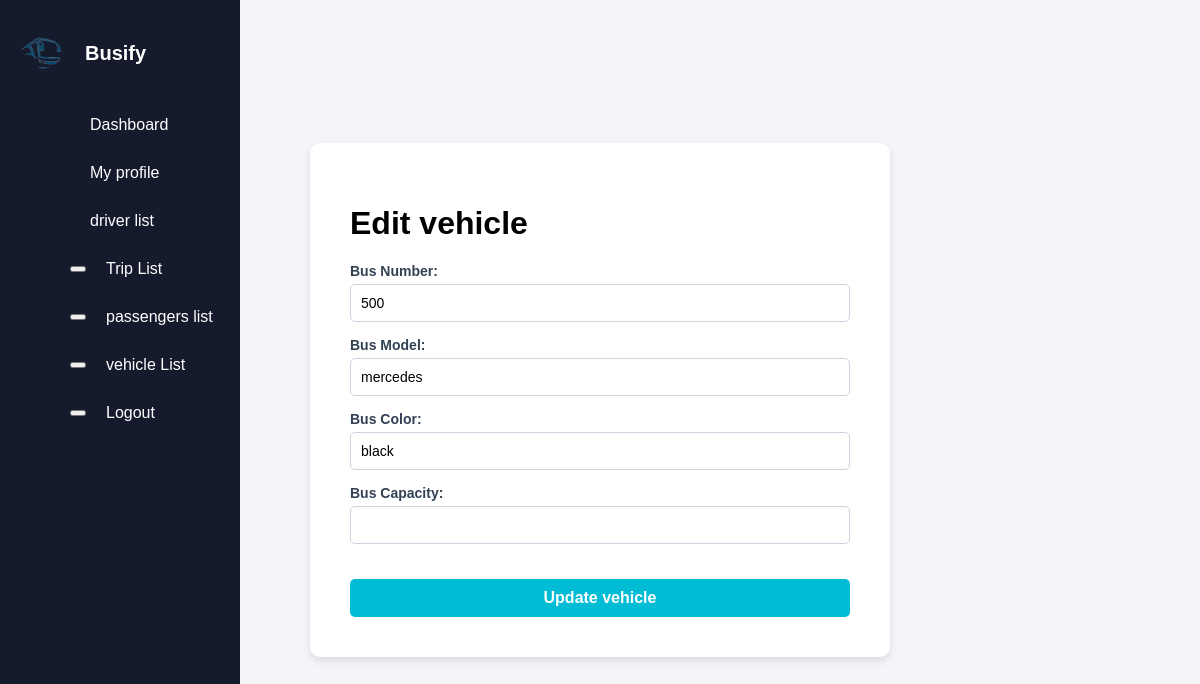
Page /Frontend/admin/vehicles/edit_vehicle.php?id=500 on the committed database.
### tables this page shows
CREATE TABLE `buses` (
  `id` int(25) NOT NULL,
  `bus_number` varchar(25) NOT NULL,
  `bus_model` varchar(50) NOT NULL,
  `bus_color` varchar(50) NOT NULL,
  `bus_capacity` varchar(50) NOT NULL
);

### Frontend/admin/vehicles/edit_vehicle.php (the view, shortened to what this page needs)
<?php
require_once '../../../Backend/ConnectDB.php';
$id = $_GET['id'];
$query = "SELECT * FROM buses WHERE bus_number = $id";
$result = mysqli_query($conn, $query);
$bus = mysqli_fetch_assoc($result);
?>
<!DOCTYPE html>
<html lang="en">
<head>
    <link type="text/css" rel="stylesheet" href="../css/Add_drive.css">
    <link type="text/css" rel="stylesheet" href="../css/sidebar.css">
</head>
<body>
<aside class="sidebar">
    <div class="sidebar-header">
      <img src="../../Supportive Files/logo.png" alt="logo" />
      <h2>Busify</h2>
    </div>
    <ul class="sidebar-links">
      <li>
        <a href="../AdminDashboard.php">
          <span class="material-symbols-outlined"></span>Dashboard</a>
      </li>
      <li>
        <a href="../AdminProfile.php"><span class="material-symbols-outlined"></span>My profile</a>
      </li>
      <li>
        <a href="../driver/Drivers.php"><span class="material-symbols-outlined"></span>driver list</a>
      </li>
      <li>
        <a  href="../trips/Trips.php"><button><span class="material-symbols-outlined"></span></button>Trip List</a>
      </li>
      <li>
        <a  href="../passengers/passengers.php"><button><span class="material-symbols-outlined"></span></button>passengers list</a>
      </li>
      <li>
        <a href="../vehicles/vehicles.php"><button><span class="material-symbols-outlined"></span></button>vehicle List</a>
      </li>
      <li>
        <a href="../passengerSignIn.php"><button><span class="material-symbols-outlined"></span></button>Logout</a>
      </li>
    </ul>
  </aside>
  <div class="driver__signup__page">
  <h1>Edit vehicle</h1>
    <form method="POST" action="edit_vehicle.php?id=<?php echo $id; ?>" class="edit-form">
    <div class="input__fields">
        <label for="bus_number">Bus Number: </label>
        <input class="input" type="text" id="bus_number" name="bus_number" value="<?php echo $bus['bus_number']; ?>" required>
        </div>
        <div class="input__fields">
        <label for="source">Bus Model: </label>
        <input class="input" type="text" id="source" name="bus_model" value="<?php echo $bus['bus_model']; ?>" required>
        </div>
        <div class="input__fields">
        <label for="destination">Bus Color: </label>
        <input class="input" type="text" id="destination" name="bus_color" value="<?php echo $bus['bus_color']; ?>" required>
        </div>
        <div class="input__fields">
        <label for="available_seats">Bus Capacity: </label>
        <input class="input" type="text" id="available_seats" name="available_seats" value="<?php echo $bus['available_seats']; ?>" required>
        </div>
        <button class="submit__button" type="submit">Update vehicle</button>
    </form>
</div>
</body>
</html>

### Frontend/admin/css/Add_Drive.css (style rules this page uses)
body { font-family: Arial, sans-serif; background-color: #f4f4f9; margin: 0; padding: 0; display: flex; justify-content: center; align-items: center; min-height: 100vh; }
.driver__signup__page { width: 90%; max-width: 500px; background-color: #ffffff; padding: 40px; border-radius: 10px; box-shadow: 0 4px 8px rgba(0, 0, 0, 0.1); }
.input__fields { display: flex; flex-direction: column; margin-bottom: 15px; }
.input__fields label { font-size: 14px; font-weight: bold; color: #334155; margin-bottom: 5px; }
.input__fields .input { padding: 10px; border: 1px solid #cbd5e1; border-radius: 5px; font-size: 14px; transition: all 0.3s ease; }
.submit__button { width: 100%; padding: 10px 20px; background-color: #00bcd4; color: #ffffff; font-size: 16px; font-weight: bold; border: none; border-radius: 5px; cursor: pointer; transition: background-color 0.3s ease; margin-top: 20px; }

### Frontend/admin/css/sidebar.css (style rules this page uses)
.sidebar { position: fixed; top: 0; left: 0; height: 100%; width: 70px; display: flex; overflow-x: hidden; flex-direction: column; background: #161a2d; padding: 25px 20px; transition: all 0.4s ease; width: 200px; }
.sidebar .sidebar-header { display: flex; align-items: center; }
.sidebar .sidebar-header img { width: 42px; border-radius: 50%; }
.sidebar .sidebar-header h2 { color: #fff; font-size: 1.25rem; font-weight: 600; white-space: nowrap; margin-left: 23px; }
.sidebar-links { list-style: none; margin-top: 20px; height: 80%; overflow-y: auto; scrollbar-width: none; }
.sidebar-links li a { display: flex; align-items: center; gap: 0 20px; color: #fff; font-weight: 500; white-space: nowrap; padding: 15px 10px; text-decoration: none; transition: 0.2s ease; }

### rows in the picture
buses: bus_number "500", bus_model "mercedes", bus_color "black"
